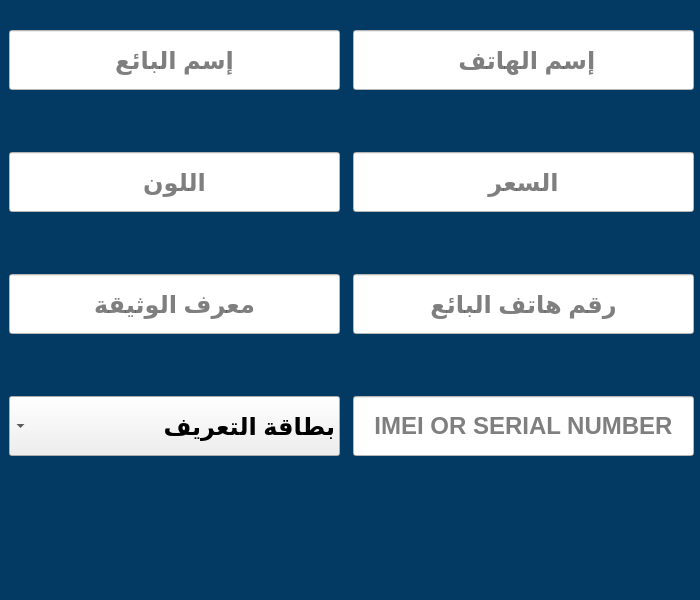
<?xml version="1.0" encoding="UTF-8"?>
<ui version="4.0">
 <class>Form</class>
 <widget class="QWidget" name="Form">
  <property name="geometry">
   <rect>
    <x>0</x>
    <y>0</y>
    <width>700</width>
    <height>600</height>
   </rect>
  </property>
  <property name="minimumSize">
   <size>
    <width>700</width>
    <height>600</height>
   </size>
  </property>
  <property name="maximumSize">
   <size>
    <width>700</width>
    <height>600</height>
   </size>
  </property>
  <property name="windowTitle">
   <string>Form</string>
  </property>
  <property name="styleSheet">
   <string notr="true">background-color:#033a63;</string>
  </property>
  <widget class="QWidget" name="verticalLayoutWidget">
   <property name="geometry">
    <rect>
     <x>9</x>
     <y>30</y>
     <width>331</width>
     <height>431</height>
    </rect>
   </property>
   <layout class="QVBoxLayout" name="verticalLayout">
    <item>
     <widget class="QLineEdit" name="seller_name">
      <property name="minimumSize">
       <size>
        <width>0</width>
        <height>60</height>
       </size>
      </property>
      <property name="maximumSize">
       <size>
        <width>16777215</width>
        <height>60</height>
       </size>
      </property>
      <property name="font">
       <font>
        <pointsize>18</pointsize>
        <bold>true</bold>
       </font>
      </property>
      <property name="styleSheet">
       <string notr="true">background-color:white;</string>
      </property>
      <property name="maxLength">
       <number>64</number>
      </property>
      <property name="alignment">
       <set>Qt::AlignCenter</set>
      </property>
      <property name="placeholderText">
       <string>إسم البائع</string>
      </property>
     </widget>
    </item>
    <item>
     <widget class="QLabel" name="seller_name_err">
      <property name="minimumSize">
       <size>
        <width>0</width>
        <height>50</height>
       </size>
      </property>
      <property name="maximumSize">
       <size>
        <width>16777215</width>
        <height>50</height>
       </size>
      </property>
      <property name="font">
       <font>
        <pointsize>14</pointsize>
        <bold>true</bold>
       </font>
      </property>
      <property name="styleSheet">
       <string notr="true">color:white;</string>
      </property>
      <property name="text">
       <string/>
      </property>
      <property name="alignment">
       <set>Qt::AlignCenter</set>
      </property>
     </widget>
    </item>
    <item>
     <widget class="QLineEdit" name="mobile_color">
      <property name="minimumSize">
       <size>
        <width>0</width>
        <height>60</height>
       </size>
      </property>
      <property name="maximumSize">
       <size>
        <width>16777215</width>
        <height>60</height>
       </size>
      </property>
      <property name="font">
       <font>
        <pointsize>18</pointsize>
        <bold>true</bold>
       </font>
      </property>
      <property name="styleSheet">
       <string notr="true">background-color:white;</string>
      </property>
      <property name="maxLength">
       <number>15</number>
      </property>
      <property name="alignment">
       <set>Qt::AlignCenter</set>
      </property>
      <property name="placeholderText">
       <string>اللون</string>
      </property>
     </widget>
    </item>
    <item>
     <widget class="QLabel" name="mobile_color_err">
      <property name="minimumSize">
       <size>
        <width>0</width>
        <height>50</height>
       </size>
      </property>
      <property name="maximumSize">
       <size>
        <width>16777215</width>
        <height>50</height>
       </size>
      </property>
      <property name="font">
       <font>
        <pointsize>14</pointsize>
        <bold>true</bold>
       </font>
      </property>
      <property name="styleSheet">
       <string notr="true">color:white;</string>
      </property>
      <property name="text">
       <string/>
      </property>
      <property name="alignment">
       <set>Qt::AlignCenter</set>
      </property>
     </widget>
    </item>
    <item>
     <widget class="QLineEdit" name="document_id">
      <property name="minimumSize">
       <size>
        <width>0</width>
        <height>60</height>
       </size>
      </property>
      <property name="maximumSize">
       <size>
        <width>16777215</width>
        <height>60</height>
       </size>
      </property>
      <property name="font">
       <font>
        <pointsize>18</pointsize>
        <bold>true</bold>
       </font>
      </property>
      <property name="styleSheet">
       <string notr="true">background-color:white;</string>
      </property>
      <property name="maxLength">
       <number>20</number>
      </property>
      <property name="alignment">
       <set>Qt::AlignCenter</set>
      </property>
      <property name="placeholderText">
       <string>معرف الوثيقة</string>
      </property>
     </widget>
    </item>
    <item>
     <widget class="QLabel" name="document_id_err">
      <property name="minimumSize">
       <size>
        <width>0</width>
        <height>50</height>
       </size>
      </property>
      <property name="maximumSize">
       <size>
        <width>16777215</width>
        <height>50</height>
       </size>
      </property>
      <property name="font">
       <font>
        <pointsize>14</pointsize>
        <bold>true</bold>
       </font>
      </property>
      <property name="styleSheet">
       <string notr="true">color:white;</string>
      </property>
      <property name="text">
       <string/>
      </property>
      <property name="alignment">
       <set>Qt::AlignCenter</set>
      </property>
     </widget>
    </item>
    <item>
     <widget class="QComboBox" name="document_type">
      <property name="minimumSize">
       <size>
        <width>0</width>
        <height>60</height>
       </size>
      </property>
      <property name="maximumSize">
       <size>
        <width>16777215</width>
        <height>60</height>
       </size>
      </property>
      <property name="font">
       <font>
        <pointsize>18</pointsize>
        <bold>true</bold>
       </font>
      </property>
      <property name="layoutDirection">
       <enum>Qt::RightToLeft</enum>
      </property>
      <property name="styleSheet">
       <string notr="true">background-color:none;</string>
      </property>
      <item>
       <property name="text">
        <string>بطاقة التعريف</string>
       </property>
      </item>
      <item>
       <property name="text">
        <string>رخصة السياقة</string>
       </property>
      </item>
      <item>
       <property name="text">
        <string>جواز السفر</string>
       </property>
      </item>
     </widget>
    </item>
   </layout>
  </widget>
  <widget class="QWidget" name="verticalLayoutWidget_2">
   <property name="geometry">
    <rect>
     <x>353</x>
     <y>30</y>
     <width>341</width>
     <height>484</height>
    </rect>
   </property>
   <layout class="QVBoxLayout" name="verticalLayout_2">
    <item>
     <widget class="QLineEdit" name="mobile_name">
      <property name="minimumSize">
       <size>
        <width>0</width>
        <height>60</height>
       </size>
      </property>
      <property name="maximumSize">
       <size>
        <width>16777215</width>
        <height>60</height>
       </size>
      </property>
      <property name="font">
       <font>
        <pointsize>18</pointsize>
        <bold>true</bold>
       </font>
      </property>
      <property name="styleSheet">
       <string notr="true">background-color:white;</string>
      </property>
      <property name="maxLength">
       <number>30</number>
      </property>
      <property name="alignment">
       <set>Qt::AlignCenter</set>
      </property>
      <property name="placeholderText">
       <string>إسم الهاتف </string>
      </property>
     </widget>
    </item>
    <item>
     <widget class="QLabel" name="mobile_name_err">
      <property name="minimumSize">
       <size>
        <width>0</width>
        <height>50</height>
       </size>
      </property>
      <property name="maximumSize">
       <size>
        <width>16777215</width>
        <height>50</height>
       </size>
      </property>
      <property name="font">
       <font>
        <pointsize>14</pointsize>
        <bold>true</bold>
       </font>
      </property>
      <property name="styleSheet">
       <string notr="true">color:white;</string>
      </property>
      <property name="text">
       <string/>
      </property>
      <property name="alignment">
       <set>Qt::AlignCenter</set>
      </property>
     </widget>
    </item>
    <item>
     <widget class="QLineEdit" name="price">
      <property name="minimumSize">
       <size>
        <width>0</width>
        <height>60</height>
       </size>
      </property>
      <property name="maximumSize">
       <size>
        <width>16777215</width>
        <height>60</height>
       </size>
      </property>
      <property name="font">
       <font>
        <pointsize>18</pointsize>
        <bold>true</bold>
       </font>
      </property>
      <property name="styleSheet">
       <string notr="true">background-color:white;</string>
      </property>
      <property name="maxLength">
       <number>6</number>
      </property>
      <property name="alignment">
       <set>Qt::AlignCenter</set>
      </property>
      <property name="placeholderText">
       <string>السعر</string>
      </property>
     </widget>
    </item>
    <item>
     <widget class="QLabel" name="price_err">
      <property name="minimumSize">
       <size>
        <width>0</width>
        <height>50</height>
       </size>
      </property>
      <property name="maximumSize">
       <size>
        <width>16777215</width>
        <height>50</height>
       </size>
      </property>
      <property name="font">
       <font>
        <pointsize>14</pointsize>
        <bold>true</bold>
       </font>
      </property>
      <property name="styleSheet">
       <string notr="true">color:white;</string>
      </property>
      <property name="text">
       <string/>
      </property>
      <property name="alignment">
       <set>Qt::AlignCenter</set>
      </property>
     </widget>
    </item>
    <item>
     <widget class="QLineEdit" name="seller_tel">
      <property name="minimumSize">
       <size>
        <width>0</width>
        <height>60</height>
       </size>
      </property>
      <property name="maximumSize">
       <size>
        <width>16777215</width>
        <height>60</height>
       </size>
      </property>
      <property name="font">
       <font>
        <pointsize>18</pointsize>
        <bold>true</bold>
       </font>
      </property>
      <property name="styleSheet">
       <string notr="true">background-color:white;</string>
      </property>
      <property name="maxLength">
       <number>13</number>
      </property>
      <property name="alignment">
       <set>Qt::AlignCenter</set>
      </property>
      <property name="placeholderText">
       <string>رقم هاتف البائع</string>
      </property>
     </widget>
    </item>
    <item>
     <widget class="QLabel" name="seller_tel_err">
      <property name="minimumSize">
       <size>
        <width>0</width>
        <height>50</height>
       </size>
      </property>
      <property name="maximumSize">
       <size>
        <width>16777215</width>
        <height>50</height>
       </size>
      </property>
      <property name="font">
       <font>
        <pointsize>14</pointsize>
        <bold>true</bold>
       </font>
      </property>
      <property name="styleSheet">
       <string notr="true">color:white;</string>
      </property>
      <property name="text">
       <string/>
      </property>
      <property name="alignment">
       <set>Qt::AlignCenter</set>
      </property>
     </widget>
    </item>
    <item>
     <widget class="QLineEdit" name="imei_serial">
      <property name="minimumSize">
       <size>
        <width>0</width>
        <height>60</height>
       </size>
      </property>
      <property name="maximumSize">
       <size>
        <width>16777215</width>
        <height>60</height>
       </size>
      </property>
      <property name="font">
       <font>
        <pointsize>18</pointsize>
        <bold>true</bold>
       </font>
      </property>
      <property name="styleSheet">
       <string notr="true">background-color:white;</string>
      </property>
      <property name="maxLength">
       <number>15</number>
      </property>
      <property name="alignment">
       <set>Qt::AlignCenter</set>
      </property>
      <property name="placeholderText">
       <string>IMEI OR SERIAL NUMBER</string>
      </property>
     </widget>
    </item>
    <item>
     <widget class="QLabel" name="imei_serial_err">
      <property name="minimumSize">
       <size>
        <width>0</width>
        <height>50</height>
       </size>
      </property>
      <property name="maximumSize">
       <size>
        <width>16777215</width>
        <height>50</height>
       </size>
      </property>
      <property name="font">
       <font>
        <pointsize>14</pointsize>
        <bold>true</bold>
       </font>
      </property>
      <property name="styleSheet">
       <string notr="true">color:white;</string>
      </property>
      <property name="text">
       <string/>
      </property>
      <property name="alignment">
       <set>Qt::AlignCenter</set>
      </property>
     </widget>
    </item>
   </layout>
  </widget>
  <widget class="QWidget" name="horizontalLayoutWidget">
   <property name="geometry">
    <rect>
     <x>10</x>
     <y>530</y>
     <width>681</width>
     <height>62</height>
    </rect>
   </property>
   <layout class="QHBoxLayout" name="horizontalLayout">
    <item>
     <widget class="QPushButton" name="save_btn">
      <property name="minimumSize">
       <size>
        <width>60</width>
        <height>60</height>
       </size>
      </property>
      <property name="maximumSize">
       <size>
        <width>200</width>
        <height>60</height>
       </size>
      </property>
      <property name="cursor">
       <cursorShape>PointingHandCursor</cursorShape>
      </property>
      <property name="styleSheet">
       <string notr="true">QPushButton:hover{
	background-color:#3f5482;
	border: 1px solid #3f5482;
}</string>
      </property>
      <property name="text">
       <string/>
      </property>
      <property name="icon">
       <iconset>
        <normaloff>../icons/save.svg</normaloff>../icons/save.svg</iconset>
      </property>
      <property name="iconSize">
       <size>
        <width>50</width>
        <height>50</height>
       </size>
      </property>
      <property name="flat">
       <bool>true</bool>
      </property>
     </widget>
    </item>
    <item>
     <widget class="QPushButton" name="cancel_btn">
      <property name="minimumSize">
       <size>
        <width>60</width>
        <height>60</height>
       </size>
      </property>
      <property name="maximumSize">
       <size>
        <width>200</width>
        <height>60</height>
       </size>
      </property>
      <property name="cursor">
       <cursorShape>PointingHandCursor</cursorShape>
      </property>
      <property name="styleSheet">
       <string notr="true">QPushButton:hover{
	background-color:#3f5482;
	border: 1px solid #3f5482;
}</string>
      </property>
      <property name="text">
       <string/>
      </property>
      <property name="icon">
       <iconset>
        <normaloff>../icons/cancel.svg</normaloff>../icons/cancel.svg</iconset>
      </property>
      <property name="iconSize">
       <size>
        <width>50</width>
        <height>50</height>
       </size>
      </property>
      <property name="flat">
       <bool>true</bool>
      </property>
     </widget>
    </item>
   </layout>
  </widget>
 </widget>
 <resources/>
 <connections>
  <connection>
   <sender>cancel_btn</sender>
   <signal>clicked()</signal>
   <receiver>Form</receiver>
   <slot>close()</slot>
   <hints>
    <hint type="sourcelabel">
     <x>171</x>
     <y>559</y>
    </hint>
    <hint type="destinationlabel">
     <x>7</x>
     <y>-5</y>
    </hint>
   </hints>
  </connection>
 </connections>
</ui>
